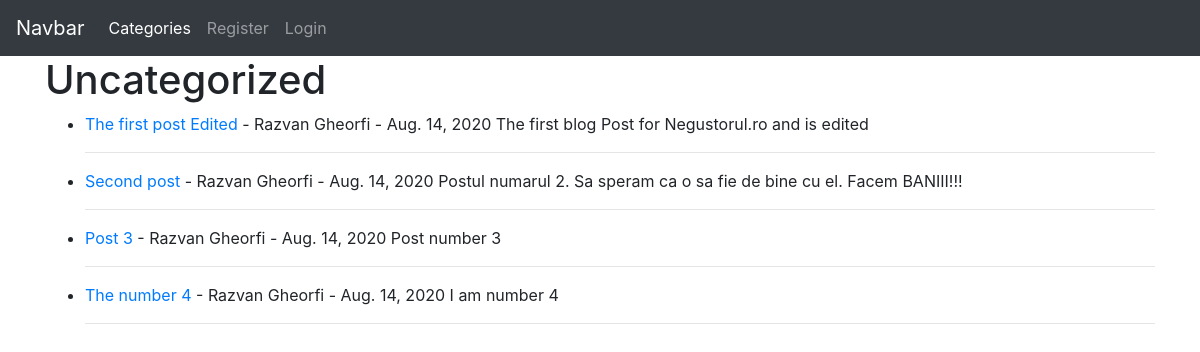
Screenshot of /category/uncategorized with the database file from the repository.
### main/models.py (models this page shows, shortened)
class Post(models.Model):
    title = models.CharField(max_length=255)
    header_image = models.ImageField(null=True, blank=True, upload_to="images/")
    author = models.ForeignKey(User, on_delete=models.CASCADE)
    body = RichTextField(blank=True, null=True)
    post_date = models.DateField(auto_now_add=True)
    category = models.CharField(max_length=255, default='coding')
    likes = models.ManyToManyField(User, related_name='blog_posts')
    snippet = models.CharField(max_length=255)

### main/views.py (the view)
# urls.py: path('category/<str:cats>', CategoryView, name='category'),
def CategoryView(request, cats):
    category_posts = Post.objects.filter(category=cats)
    return render(request, 'categories.html', {'cats':cats, 'category_posts':category_posts})

### main/templates/categories.html (shortened to what this page needs)
{% extends 'base.html' %}
{% block content %}
<h1>{{ cats|title }}</h1>
{% if category_posts %}
<ul>
  {% for post in category_posts %}
      <li>
        <a href="{% url 'article_detail' post.pk %}">{{ post.title }}</a>
        - {{ post.author.first_name }}
        {{ post.author.last_name }} - {{ post.post_date }}
        {{ post.body|slice:"200"|safe }}
        <hr>
      </li>
  {% endfor %}
</ul>
{% else %}
    <h2>This Category Does Not Exists....</h2>
{% endif %}
{% endblock %}

### rows the page displays
Post: title "The first post Edited", author.first_name "Razvan", author.last_name "Gheorfi", post_date "Aug. 14, 2020", body "The first blog Post for Negustorul.ro and is edited"
Post: title "Second post", author.first_name "Razvan", author.last_name "Gheorfi", post_date "Aug. 14, 2020", body "Postul numarul 2. Sa speram ca o sa fie de bine cu el. Facem BANIII!!!"
Post: title "Post 3", author.first_name "Razvan", author.last_name "Gheorfi", post_date "Aug. 14, 2020", body "Post number 3"
Post: title "The number 4", author.first_name "Razvan", author.last_name "Gheorfi", post_date "Aug. 14, 2020", body "I am number 4"

### other values shown
{{ cats|title }} "Uncategorized"
